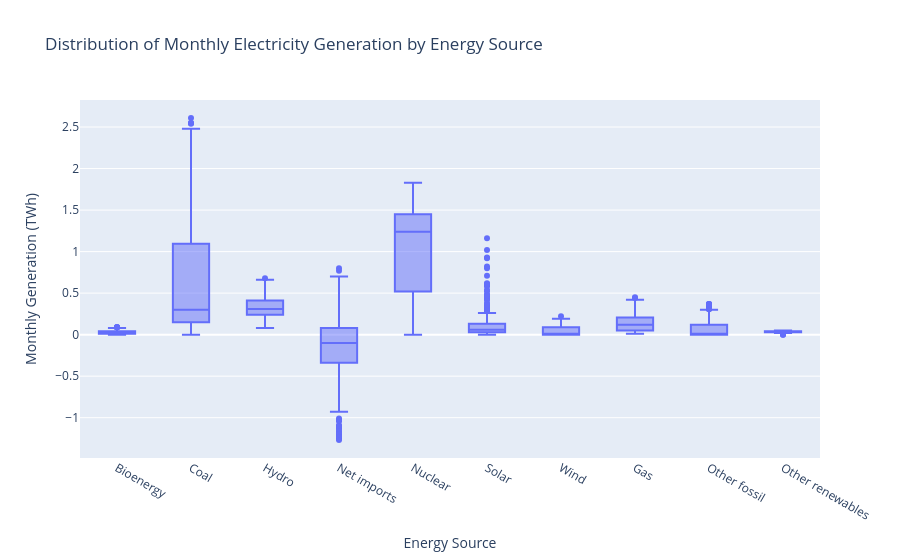

Source (notebook cell):
### Markdown cell above
## 4.1 Distribution of Monthly Generation by Energy Source

The analysis now focuses on the ten non-aggregate generation series:

- Bioenergy
- Coal
- Gas
- Hydro
- Net imports
- Nuclear
- Other fossil
- Other renewables
- Solar
- Wind

Aggregate series are excluded because combining aggregate measures with
their underlying components would make the distributions difficult to
interpret.

A box plot is used to compare the distribution of monthly electricity
generation across energy sources and countries.

The box plot highlights:

- the median generation level
- the interquartile range (IQR)
- differences in variability between technologies
- observations located beyond the conventional box-plot whiskers

Observations beyond the whiskers are considered potential statistical
outliers only. They are not automatically classified as data errors.
Cross-country differences, seasonality and changes over time may produce
legitimate extreme observations.

### Code cell
fig = px.box(
    non_aggregate_generation,
    x="series",
    y="generation_twh",
    points="outliers",
    labels={
        "series": "Energy Source",
        "generation_twh": "Monthly Generation (TWh)",
    },
    title="Distribution of Monthly Electricity Generation by Energy Source",
)

fig.update_layout(
    xaxis_title="Energy Source",
    yaxis_title="Monthly Generation (TWh)",
)

fig.show()

### Figure 1 — Plotly figure (JSON) as saved in the notebook; plotly's stock layout.template omitted (floating-point values rounded to 4 significant figures; data arrays with more than 128 entries replaced by an {"elided": "..."} marker saying what was removed)
{"data": [{"alignmentgroup": "True", "boxpoints": "outliers", "hovertemplate": "Energy Source=%{x}<br>Monthly Generation (TWh)=%{y}<extra></extra>", "legendgroup": "", "marker": {"color": "#636efa"}, "name": "", "notched": false, "offsetgroup": "", "orientation": "v", "showlegend": false, "type": "box", "x": {"elided": "3760 str values"}, "x0": " ", "xaxis": "x", "y": {"elided": "3760 float values"}, "y0": " ", "yaxis": "y"}], "layout": {"boxmode": "group", "legend": {"tracegroupgap": 0}, "title": {"text": "Distribution of Monthly Electricity Generation by Energy Source"}, "xaxis": {"anchor": "y", "domain": [0, 1], "title": {"text": "Energy Source"}}, "yaxis": {"anchor": "x", "domain": [0, 1], "title": {"text": "Monthly Generation (TWh)"}}}}
